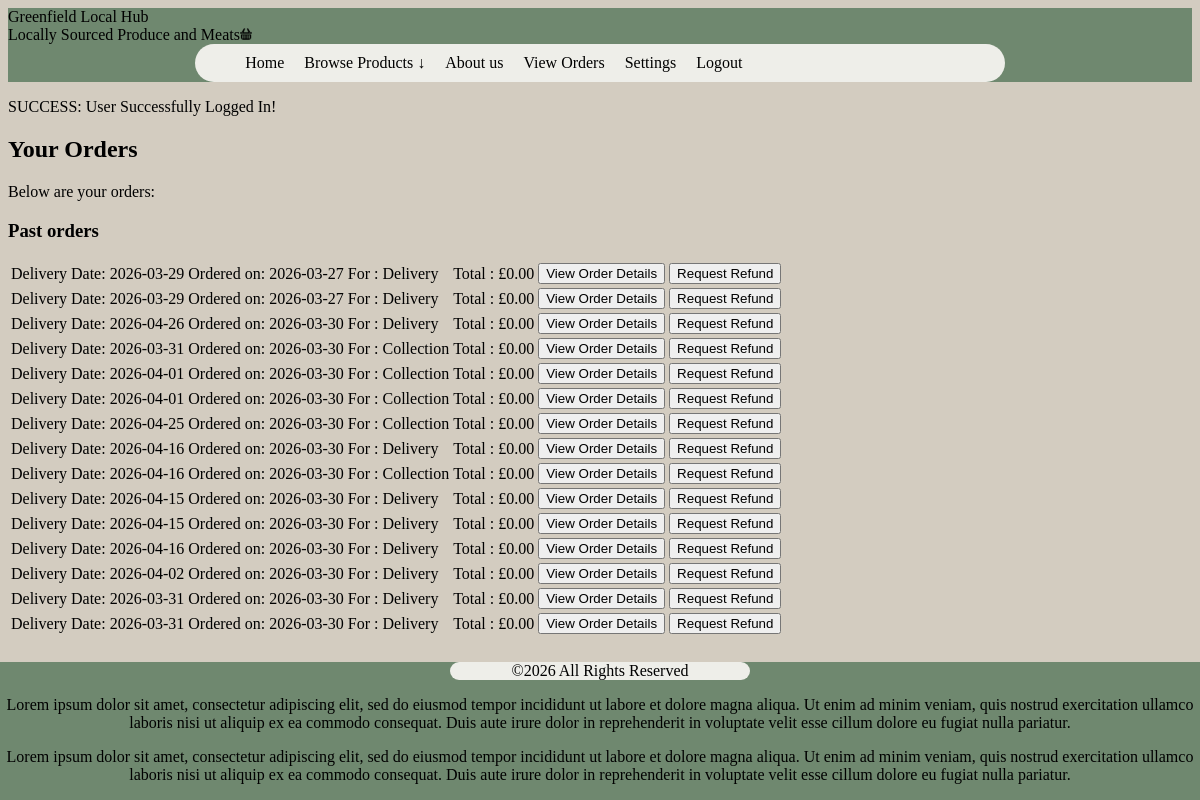
Screenshot of /orders.php (signed in) with the database file from the repository.
### tables this page shows
CREATE TABLE `orders` (
  `order_id` int NOT NULL,
  `user_id` int NOT NULL,
  `type` text NOT NULL,
  `total` float NOT NULL,
  `delivery_date` date NOT NULL,
  `order_date` date NOT NULL
);

### assets/dbconn.php (called while the page is built, shortened)
<?php
    function dbconn_select(){
        $servername = "localhost";
        $dbusername = "glh_select";
        $dbpassword = "greenfield";
        $dbname = "glh_db";
        try {
            $conn = new PDO("mysql:host=$servername;port=3306;dbname=$dbname", $dbusername, $dbpassword);
            $conn->setAttribute(PDO::ATTR_ERRMODE, PDO::ERRMODE_EXCEPTION);
            return $conn;
        } catch(PDOException $e) {
            error_log("database error in super_checker: " . $e->getMessage());
            throw $e;
        }
    }

### orders.php (the view, shortened to what this page needs)
<?php
require_once "assets/dbconn.php";
require_once "assets/common.php";
echo "<!DOCTYPE html>";
    echo "<html lang='en'>";
        echo "<head>";
            echo "<link rel='stylesheet' type='text/css' href='assets/styles.css'>";
        echo "</head>";
        echo "<body>";
            require "assets/header.php";
            echo user_message();
            echo "<h2>Your Orders</h2>";
            echo "<p> Below are your orders: </p>";
            $orders = ord_getter(dbconn_select());
            $date = date("Y-m-d");
            if (!$orders) {
                echo "<p>There are no orders found.</p>";
            } else {
                $currentOrdersRows = '';
                $pastOrdersRows = '';
                foreach ($orders as $order) {
                    if ($order['type'] == "col") {
                        $type = "Collection";
                    } else if ($order['type'] == "del") {
                        $type = "Delivery";
                    }
                    $row = "<form action='' method='post'>";
                    $row .= "<tr>";
                    $row .= "<td> Delivery Date: " . htmlspecialchars($order['delivery_date']) . "</td>";
                    $row .= "<td> Ordered on: " . htmlspecialchars($order['order_date']) . "</td>";
                    $row .= "<td> For : " . $type . "</td>";
                    $row .= "<td> Total : £" . number_format($order['total'], 2) . "</td>";
                    if ($order['delivery_date'] >= $date) {
                        $row .= "<td><input type='hidden' name='order_id' value='" . intval($order['order_id']) . "'>
                             <input type='submit' name='orddetails' value='View Order Details' />
                             <input type='submit' name='orddelete' value='Cancel Order' />
                             <input type='submit' name='ordchange' value='Edit Order' /></td>";
                    } else {
                        $row .= "<td><input type='hidden' name='apptid' value='" . intval($order['order_id']) . "'>
                             <input type='submit' name='orddetails' value='View Order Details' />
                             <input type='submit' name='ordrefund' value='Request Refund' /></td>";
                    }
                    $row .= "</tr>";
                    $row .= "</form>";
                    if ($order['delivery_date'] >= $date) {
                        $currentOrdersRows .= $row;
                    } else {
                        $pastOrdersRows .= $row;
                    }
                }
                if ($pastOrdersRows) {
                    echo "<h3>Past orders</h3>";
                    echo "<table id='past_orders'>";
                    echo $pastOrdersRows;
                    echo "</table>";
                }
            }
                            require "assets/footer.php";
                        echo "</body>";
                    echo "</html>";

### assets/styles.css (style rules this page uses)
body { background-color: #d3ccc0; color: black; }

### rows the page displays
orders: delivery_date "2026-03-29", order_date "2026-03-27", type "Delivery", total "0.00"
orders: delivery_date "2026-03-29", order_date "2026-03-27", type "Delivery", total "0.00"
orders: delivery_date "2026-04-26", order_date "2026-03-30", type "Delivery", total "0.00"
orders: delivery_date "2026-03-31", order_date "2026-03-30", type "Collection", total "0.00"
orders: delivery_date "2026-04-01", order_date "2026-03-30", type "Collection", total "0.00"
orders: delivery_date "2026-04-01", order_date "2026-03-30", type "Collection", total "0.00"
orders: delivery_date "2026-04-25", order_date "2026-03-30", type "Collection", total "0.00"
orders: delivery_date "2026-04-16", order_date "2026-03-30", type "Delivery", total "0.00"
orders: delivery_date "2026-04-16", order_date "2026-03-30", type "Collection", total "0.00"
orders: delivery_date "2026-04-15", order_date "2026-03-30", type "Delivery", total "0.00"
orders: delivery_date "2026-04-15", order_date "2026-03-30", type "Delivery", total "0.00"
orders: delivery_date "2026-04-16", order_date "2026-03-30", type "Delivery", total "0.00"
orders: delivery_date "2026-04-02", order_date "2026-03-30", type "Delivery", total "0.00"
orders: delivery_date "2026-03-31", order_date "2026-03-30", type "Delivery", total "0.00"
orders: delivery_date "2026-03-31", order_date "2026-03-30", type "Delivery", total "0.00"

### other values shown
$_SESSION['usermessage'] "SUCCESS: User Successfully Logged In!"
